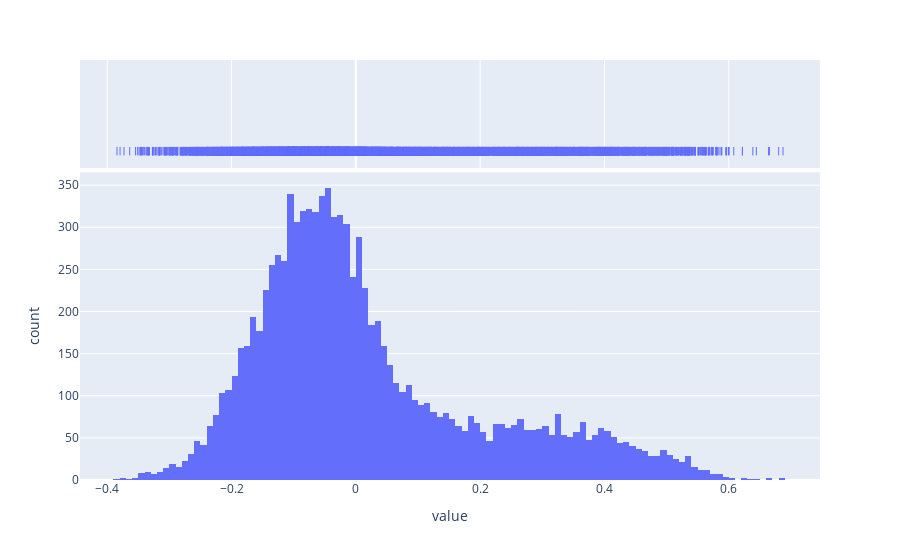

The cell this chart's notebook holds for it:
### Code cell
from noa_tools import hist

name_weights = (embeds @ name_dir)
hist(name_weights, info=tinymodel.raw_toks)

### Figure 1 — Plotly figure (JSON) as saved in the notebook; plotly's stock layout.template omitted (floating-point values rounded to 4 significant figures; data arrays with more than 128 entries replaced by an {"elided": "..."} marker saying what was removed)
{"data": [{"alignmentgroup": "True", "bingroup": "x", "hovertemplate": "variable=0<br>value=%{x}<br>count=%{y}<extra></extra>", "legendgroup": "0", "marker": {"color": "#636efa", "pattern": {"shape": ""}}, "name": "0", "offsetgroup": "0", "orientation": "v", "showlegend": true, "type": "histogram", "x": {"elided": "10000 float values"}, "xaxis": "x", "yaxis": "y"}, {"alignmentgroup": "True", "boxpoints": "all", "fillcolor": "rgba(255,255,255,0)", "hoveron": "points", "hovertemplate": "<b>%{hovertext}</b><br><br>variable=0<br>value=%{x}<extra></extra>", "hovertext": {"elided": "10000 str values"}, "jitter": 0, "legendgroup": "0", "line": {"color": "rgba(255,255,255,0)"}, "marker": {"color": "#636efa", "symbol": "line-ns-open"}, "name": "0", "offsetgroup": "0", "showlegend": false, "type": "box", "x": {"elided": "10000 float values"}, "xaxis": "x2", "yaxis": "y2"}], "layout": {"barmode": "relative", "legend": {"title": {"text": "variable"}, "tracegroupgap": 0}, "margin": {"t": 60}, "showlegend": false, "xaxis": {"anchor": "y", "domain": [0, 1], "title": {"text": "value"}}, "xaxis2": {"anchor": "y2", "domain": [0, 1], "matches": "x", "showgrid": true, "showticklabels": false}, "yaxis": {"anchor": "x", "domain": [0, 0.7326], "title": {"text": "count"}}, "yaxis2": {"anchor": "x2", "domain": [0.7426, 1], "matches": "y2", "showgrid": false, "showline": false, "showticklabels": false, "ticks": ""}}}
